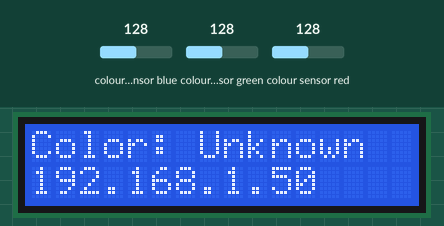
Recording of a sketch running on a simulated ESP8266 (NodeMCU). Shown: 16×2 character LCD. Wiring (inferred from the names in the program): TCS3200 colour sensor: output D7; S2 D5; S3 D6; S0 D3; S1 D4. Inputs (shaded band) come from the test bench; at power-on: colour sensor blue 128, colour sensor green 128, colour sensor red 128. WiFi joins after 1.5 s; servers stay silent unless stated; what the sketch prints to the serial monitor is not drawn.

Above: at 4.8 s.
4.9 s: colour sensor blue set to 5
At 6.1 s:
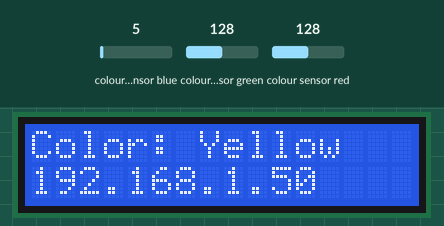
6.5 s: colour sensor green set to 5
At 7.5 s:
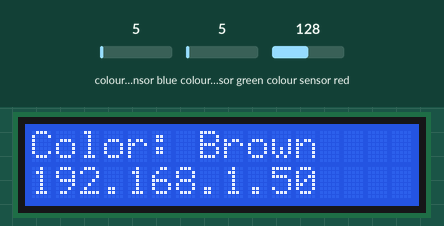
8.1 s: colour sensor blue set to 64
At 8.8 s:
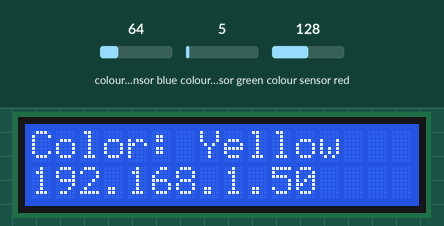
9.8 s: colour sensor red set to 5
At 11.2 s:
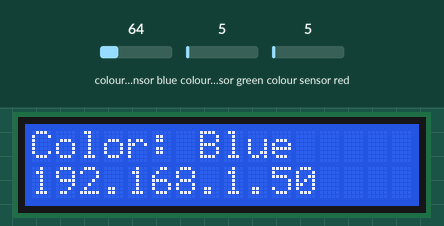
11.5 s: colour sensor green set to 64
At 12.5 s:
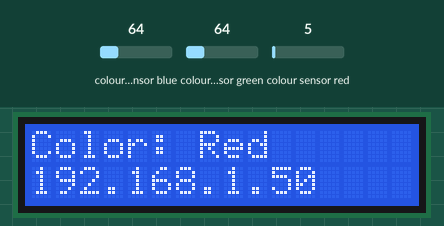
13.1 s: colour sensor blue set to 22
At 13.6 s:
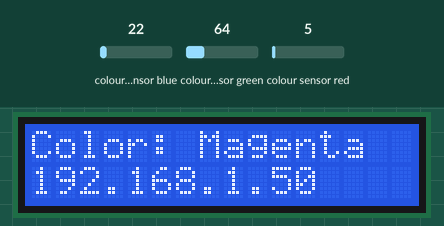
Timing chart, 0 to 15.8 s (numbered marks = the images above; inputs shaded):
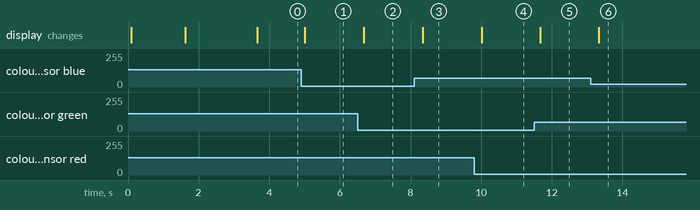

Measured:
- after the input at 4.9 s, the display: changes after 0.10 s (image 1)
- after the input at 6.5 s, the display: changes after 0.17 s (image 2)
- after the input at 8.1 s, the display: changes after 0.24 s (image 3)
- after the input at 9.8 s, the display: changes after 0.21 s (image 4)
- after the input at 11.5 s, the display: changes after 0.17 s (image 5)
- after the input at 13.1 s, the display: changes after 0.23 s (image 6)

The sketch:

Colour_detection_glove.ino
```cpp
#include <ESP8266WiFi.h>
#include <LiquidCrystal_I2C.h>

// Wi-Fi Credentials
const char* ssid = "YOUR_WIFI_SSID";
const char* password = "YOUR_WIFI_PASSWORD";

// LCD Setup
LiquidCrystal_I2C lcd(0x27, 16, 2);

// TCS3200 Pins
const int s0 = D3;
const int s1 = D4;
const int s2 = D5;
const int s3 = D6;
const int out = D7;

// Variables
unsigned long red = 0, green = 0, blue = 0;
String colorName = "Unknown";

// Color Counters
int redCount = 0, greenCount = 0, blueCount = 0, yellowCount = 0;
int magentaCount = 0, brownCount = 0, purpleCount = 0, whiteCount = 0, blackCount = 0;

// Web Server
WiFiServer server(80);

void setup() {
  Serial.begin(9600);
  lcd.begin();
  lcd.backlight();
  lcd.setCursor(0, 0);
  lcd.print("ESP Color Finder");

  pinMode(s0, OUTPUT);
  pinMode(s1, OUTPUT);
  pinMode(s2, OUTPUT);
  pinMode(s3, OUTPUT);
  pinMode(out, INPUT);

  digitalWrite(s0, HIGH);
  digitalWrite(s1, HIGH);

  WiFi.mode(WIFI_STA);
  WiFi.begin(ssid, password);
  Serial.print("\nConnecting to WiFi: ");
  Serial.println(ssid);

  lcd.setCursor(0, 1);
  lcd.print("Connecting WiFi");

  unsigned long startAttemptTime = millis();
  const unsigned long timeout = 20000;

  while (WiFi.status() != WL_CONNECTED && millis() - startAttemptTime < timeout) {
    delay(500);
    Serial.print(".");
  }

  if (WiFi.status() != WL_CONNECTED) {
    Serial.println("\n❌ WiFi Failed!");
    lcd.clear();
    lcd.setCursor(0, 0);
    lcd.print("WiFi Failed!");
    lcd.setCursor(0, 1);
    lcd.print("Check SSID/PWD");
    return;
  }

  Serial.println("\n✅ WiFi Connected!");
  Serial.print("IP Address: ");
  Serial.println(WiFi.localIP());

  lcd.clear();
  lcd.setCursor(0, 0);
  lcd.print("WiFi Connected");
  lcd.setCursor(0, 1);
  lcd.print(WiFi.localIP().toString());

  server.begin();
  delay(2000);
  lcd.clear();
}

void loop() {
  detectColor();

  lcd.setCursor(0, 0);
  lcd.print("Color:          ");
  lcd.setCursor(7, 0);
  lcd.print(colorName);
  lcd.setCursor(0, 1);
  lcd.print(WiFi.localIP().toString());

  WiFiClient client = server.available();
  if (client) {
    String request = client.readStringUntil('\r');
    client.flush();

    client.println("HTTP/1.1 200 OK");
    client.println("Content-Type: text/html");
    client.println("Connection: close");
    client.println();
    client.println("<!DOCTYPE html><html><head><title>Color Detection</title>");
    client.println("<meta http-equiv='refresh' content='2'>");
    client.println("<meta name='viewport' content='width=device-width, initial-scale=1.0'>");
    client.println("<style>");
    client.println("body { font-family: Arial; background:#f4f4f4; text-align:center; }");
    client.println(".card { background:white; padding:20px; margin:20px auto; width:85%; border-radius:10px; box-shadow:0 0 10px #ccc; }");
    client.println("table { width:100%; border-collapse:collapse; }");
    client.println("th,td { border:1px solid #ddd; padding:10px; text-align:center; }");
    client.println("th { background:#333; color:white; }");
    client.println("</style></head><body>");
    client.println("<div class='card'>");
    client.println("<h2>ESP8266 Color Detection Dashboard</h2>");
    client.println("<h3>Detected Color: <span style='color:blue;'>" + colorName + "</span></h3>");
    client.println("<p><small>Auto-refresh every 2 seconds</small></p>");
    client.println("</div>");
    client.println("<div class='card'><h3>Color Count Summary</h3>");
    client.println("<table><tr><th>Color</th><th>Count</th></tr>");
    client.println("<tr><td>Red</td><td>" + String(redCount) + "</td></tr>");
    client.println("<tr><td>Green</td><td>" + String(greenCount) + "</td></tr>");
    client.println("<tr><td>Blue</td><td>" + String(blueCount) + "</td></tr>");
    client.println("<tr><td>Yellow</td><td>" + String(yellowCount) + "</td></tr>");
    client.println("<tr><td>Magenta</td><td>" + String(magentaCount) + "</td></tr>");
    client.println("<tr><td>Brown</td><td>" + String(brownCount) + "</td></tr>");
    client.println("<tr><td>Purple</td><td>" + String(purpleCount) + "</td></tr>");
    client.println("<tr><td>White</td><td>" + String(whiteCount) + "</td></tr>");
    client.println("<tr><td>Black</td><td>" + String(blackCount) + "</td></tr>");
    client.println("</table></div>");
    client.println("</body></html>");
    client.stop();
  }

  delay(300);
}

void detectColor() {
  digitalWrite(s2, LOW);
  digitalWrite(s3, LOW);
  red = pulseIn(out, digitalRead(out) == HIGH ? LOW : HIGH);

  digitalWrite(s2, LOW);
  digitalWrite(s3, HIGH);
  blue = pulseIn(out, digitalRead(out) == HIGH ? LOW : HIGH);

  digitalWrite(s2, HIGH);
  digitalWrite(s3, HIGH);
  green = pulseIn(out, digitalRead(out) == HIGH ? LOW : HIGH);

  float sum = red + green + blue;
  if (sum == 0) return;

  float rPerc = (float)red / sum * 100.0;
  float gPerc = (float)green / sum * 100.0;
  float bPerc = (float)blue / sum * 100.0;

  String newColor = "Unknown";

  if (rPerc > 45 && gPerc < 30 && bPerc < 30) newColor = "Red";
  else if (gPerc > 45 && rPerc < 30 && bPerc < 30) newColor = "Yellow";
  else if (bPerc > 45 && rPerc < 30 && gPerc < 30) newColor = "Yellow";
  else if (rPerc > 40 && gPerc > 35 && bPerc < 25) newColor = "Blue";
  else if (rPerc > 45 && gPerc < 30 && bPerc > 30) newColor = "Magenta";
  else if (rPerc < 30 && gPerc > 40 && bPerc > 35) newColor = "Brown";
  else if (rPerc > 35 && gPerc > 25 && bPerc > 35) newColor = "Purple";
  else if (rPerc > 60 && gPerc > 55 && bPerc > 55) newColor = "White";
  else if (rPerc < 20 && gPerc < 20 && bPerc < 20) newColor = "Black";

  if (newColor != colorName && newColor != "Unknown") {
    colorName = newColor;
    incrementColorCount(colorName);
    Serial.println("Detected: " + colorName);
  }
}

void incrementColorCount(String c) {
  if (c == "Red") redCount++;
  else if (c == "Green") greenCount++;
  else if (c == "Blue") blueCount++;
  else if (c == "Yellow") yellowCount++;
  else if (c == "Magenta") magentaCount++;
  else if (c == "Brown") brownCount++;
  else if (c == "Purple") purpleCount++;
  else if (c == "White") whiteCount++;
  else if (c == "Black") blackCount++;
}
```
